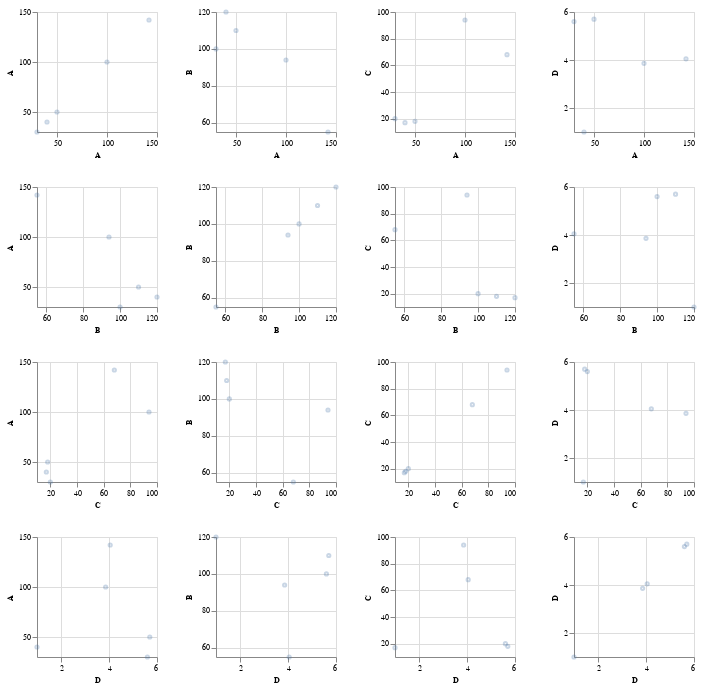

Notebook code cell kept with this figure:
### Markdown cell above
## Generate the matrix of correlation plots

### Code cell
splom = numeric_plots(df)
splom

### Figure 1 — Vega-Lite specification as saved in the notebook (floating-point values rounded to 4 significant figures)
{"config": {"view": {"continuousWidth": 400, "continuousHeight": 300}, "axis": {"labelFontSize": 8, "titleFontSize": 8}}, "repeat": {"column": ["A", "B", "C", "D"], "row": ["A", "B", "C", "D"]}, "spec": {"data": {"name": "data-9a8a8ba33ceb61251a303f17c86bbb64"}, "mark": {"type": "point", "opacity": 0.3, "size": 10}, "encoding": {"x": {"field": {"repeat": "row"}, "scale": {"zero": false}, "type": "quantitative"}, "y": {"field": {"repeat": "column"}, "scale": {"zero": false}, "type": "quantitative"}}, "height": 120, "width": 120}, "$schema": "https://vega.github.io/schema/vega-lite/v4.17.0.json", "datasets": {"data-9a8a8ba33ceb61251a303f17c86bbb64": [{"A": 100, "B": 94, "C": 94, "D": 3.86}, {"A": 142, "B": 55, "C": 68, "D": 4.05}, {"A": 30, "B": 100, "C": 20, "D": 5.6}, {"A": 40, "B": 120, "C": 17, "D": 1.0}, {"A": 50, "B": 110, "C": 18, "D": 5.7}]}}
